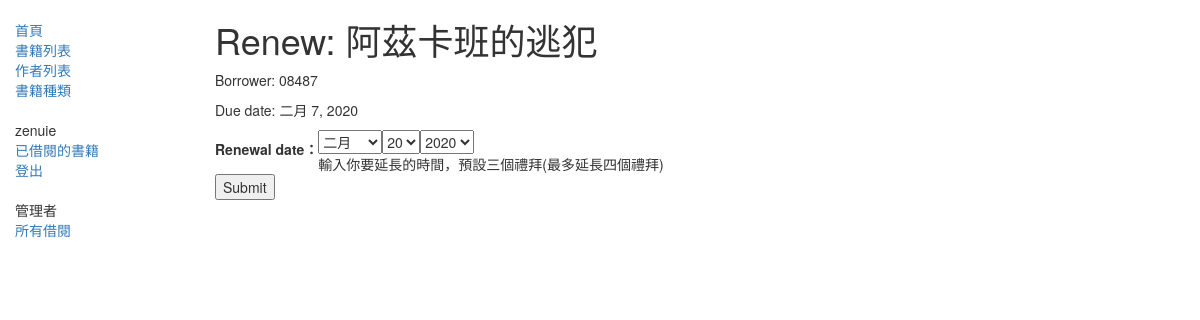
/catalog/borrowed/48622045-ed42-4f08-b6cd-2b532f2b3019/people-renew/ (signed in), run on an earlier commit of the app's database.
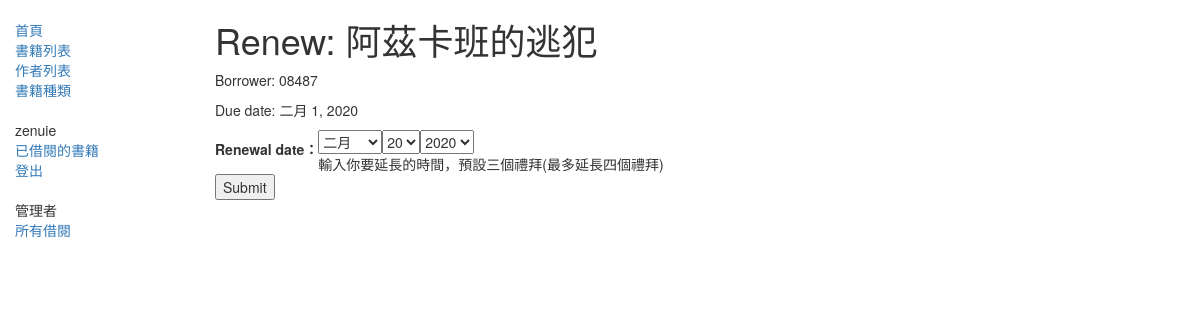
And on a later commit of the database.
### catalog/models.py (models this page shows, shortened)
class BookInstance(models.Model):
    id = models.UUIDField(primary_key=True, default=uuid.uuid4,
                          help_text='Unique ID for this particular book across whole library')
    book = models.ForeignKey('Book', on_delete=models.SET_NULL, null=True)
    imprint = models.CharField(max_length=200)
    due_back = models.DateField(null=True, blank=True)
    borrower = models.ForeignKey(User, on_delete=models.SET_NULL, null=True, blank=True)
    LOAN_STATUS = (
        ('m', 'Maintenance'),
        ('o', 'On loan'),
        ('a', 'Available'),
        ('r', 'Reserved'),
    )
    status = models.CharField(
        max_length=1,
        choices=LOAN_STATUS,
        blank=True,
        default='m',
        help_text='Book availability',
    )
    @property
    def is_overdue(self):
        if self.due_back and date.today() > self.due_back:
            return True
        return False
    class Meta:
        ordering = ['due_back']
        permissions = (("can_mark_returned", "Set book as returned"),)

class Book(models.Model):
    title = models.CharField(max_length=200)
    author = models.ForeignKey('Author', on_delete=models.SET_NULL, null=True)
    summary = models.TextField(max_length=1000, help_text='Enter a brief description of the book')
    isbn = models.CharField('ISBN', max_length=13,
                            help_text='13 Character <a href="https://www.isbn-international.org/content/what-isbn'
                                      '">ISBN number</a>')
    genre = models.ManyToManyField(Genre, help_text='Select a genre for this book')
    def display_genre(self):
        '''Create a string for the Genre. This is required to display genre in Admin.'''
        return ', '.join(genre.name for genre in self.genre.all()[:3])
    display_genre.short_description = 'Genre'
    language = models.ForeignKey('Language', on_delete=models.SET_NULL, null=True)

### catalog/views.py (the view)
    def auth(request, *args, **kwargs):
        if not request.user.is_authenticated:
            return HttpResponseRedirect(reverse('login'))
        return func(request, *args, **kwargs)

### catalog/forms.py (shortened to what this page needs)
class RenewBookForm(forms.Form):
    renewal_date = forms.DateField(widget=forms.SelectDateWidget(years=range(2020, 1970, -1)),
                                   help_text="輸入你要延長的時間，預設三個禮拜(最多延長四個禮拜)")

### catalog/views.py (called while the page is built)
def registered_people(func):
    def auth(request, *args, **kwargs):
        if not request.user.is_authenticated:
            return HttpResponseRedirect(reverse('login'))
        return func(request, *args, **kwargs)
    return auth

@registered_people
def renew_book_people(request, pk):
    book_inst = get_object_or_404(BookInstance, pk=pk)
    if request.method == 'POST':
        form = RenewBookForm(request.POST)
        if form.is_valid():
            book_inst.due_back = form.cleaned_data['renewal_date']
            book_inst.save()
            return HttpResponseRedirect(reverse('my-borrowed'))
    else:
        proposed_renewal_date = datetime.date.today() + datetime.timedelta(weeks=3)
        form = RenewBookForm(initial={'renewal_date': proposed_renewal_date, })
    return render(request, 'catalog/book_renew_librarian.html', {'form': form, 'bookinst': book_inst})

### templates/catalog/book_renew_librarian.html (shortened to what this page needs)
{% extends "base_generic.html" %}
{% block content %}
    <h1>Renew: {{bookinst.book.title}}</h1>
    <p>Borrower: {{bookinst.borrower}}</p>
    <p{% if bookinst.is_overdue %} class="text-danger"{% endif %}>Due date: {{bookinst.due_back}}</p>
    <form action="" method="post">
        <table>
        {{ form }}
        </table>
        <input type="submit" value="Submit" />
    </form>
{% endblock %}

What changed in the data, as far as the page shows it:
changed BookInstance "阿茲卡班的逃犯": due_back "二月 7, 2020" → "二月 1, 2020"
